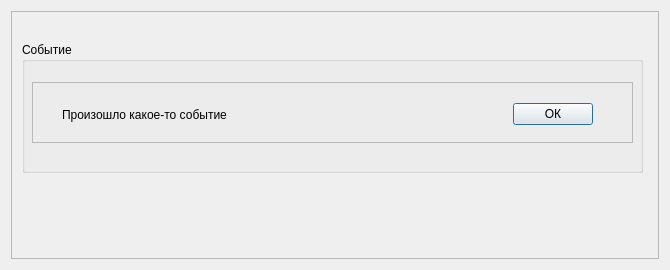
<?xml version="1.0" encoding="UTF-8"?>
<ui version="4.0">
 <class>Dialog</class>
 <widget class="QDialog" name="Dialog">
  <property name="geometry">
   <rect>
    <x>0</x>
    <y>0</y>
    <width>670</width>
    <height>270</height>
   </rect>
  </property>
  <property name="windowTitle">
   <string>Dialog</string>
  </property>
  <layout class="QGridLayout" name="gridLayout">
   <item row="0" column="0">
    <widget class="QScrollArea" name="scrollArea">
     <property name="widgetResizable">
      <bool>true</bool>
     </property>
     <widget class="QWidget" name="scrollAreaWidgetContents">
      <property name="geometry">
       <rect>
        <x>0</x>
        <y>0</y>
        <width>650</width>
        <height>250</height>
       </rect>
      </property>
      <widget class="QGroupBox" name="groupBox">
       <property name="geometry">
        <rect>
         <x>10</x>
         <y>30</y>
         <width>621</width>
         <height>131</height>
        </rect>
       </property>
       <property name="title">
        <string>Событие</string>
       </property>
       <widget class="QFrame" name="frame">
        <property name="geometry">
         <rect>
          <x>10</x>
          <y>40</y>
          <width>601</width>
          <height>61</height>
         </rect>
        </property>
        <property name="frameShape">
         <enum>QFrame::StyledPanel</enum>
        </property>
        <property name="frameShadow">
         <enum>QFrame::Sunken</enum>
        </property>
        <property name="lineWidth">
         <number>5</number>
        </property>
        <property name="midLineWidth">
         <number>2</number>
        </property>
        <widget class="QWidget" name="layoutWidget">
         <property name="geometry">
          <rect>
           <x>30</x>
           <y>20</y>
           <width>531</width>
           <height>25</height>
          </rect>
         </property>
         <layout class="QHBoxLayout" name="horizontalLayout">
          <item>
           <widget class="QLabel" name="label">
            <property name="text">
             <string>Произошло какое-то событие</string>
            </property>
           </widget>
          </item>
          <item>
           <widget class="QPushButton" name="pushButton">
            <property name="sizePolicy">
             <sizepolicy hsizetype="Maximum" vsizetype="Fixed">
              <horstretch>0</horstretch>
              <verstretch>0</verstretch>
             </sizepolicy>
            </property>
            <property name="text">
             <string>ОК</string>
            </property>
            <property name="shortcut">
             <string>Ctrl+Return</string>
            </property>
           </widget>
          </item>
         </layout>
        </widget>
       </widget>
      </widget>
     </widget>
    </widget>
   </item>
  </layout>
 </widget>
 <resources/>
 <connections/>
</ui>
